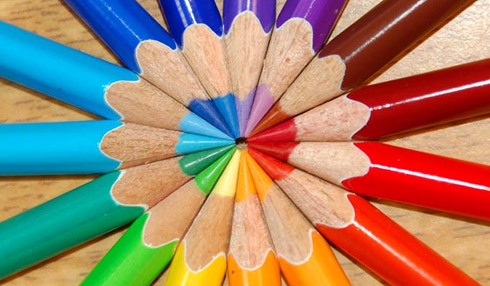
#> input picture BG.jpg, 490 x 286 px
$ python Hist.py
#> lines starting #> are read from the running program, lines starting #| are printed output that depends on the picture
import cv2

from matplotlib import pyplot as plt

img = cv2.imread('BG.jpg',0)
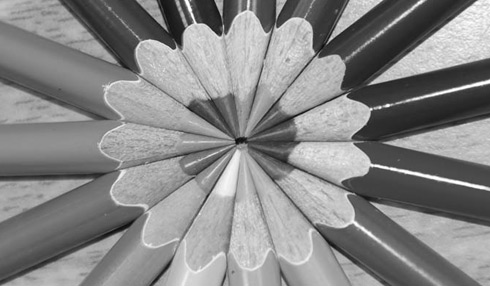
#> img: shape (286, 490); min 10, max 255, mean 135.5

histr = cv2.calcHist([img],[0],None,[256],[0,256])
#> histr = 256 values, max 1438 at index 185, min 0 at index 0, mean 547.4
cv2.imshow('input', img)
plt.plot(histr)
plt.show()
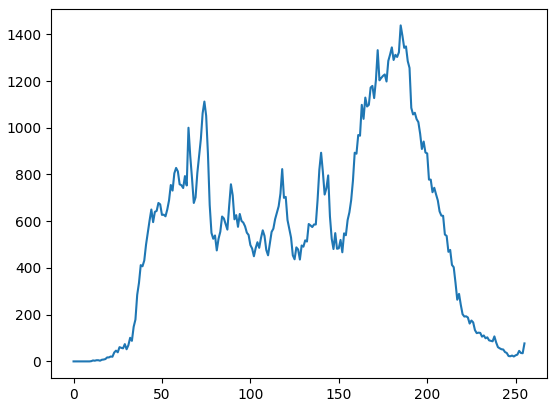
#> figure drawn by matplotlib, 1 panel; curve peaks at x = 185, y = 1438

cv2.waitKey(0);
cv2.destroyAllWindows();

$ run again, with log.jpg copied over BG.jpg
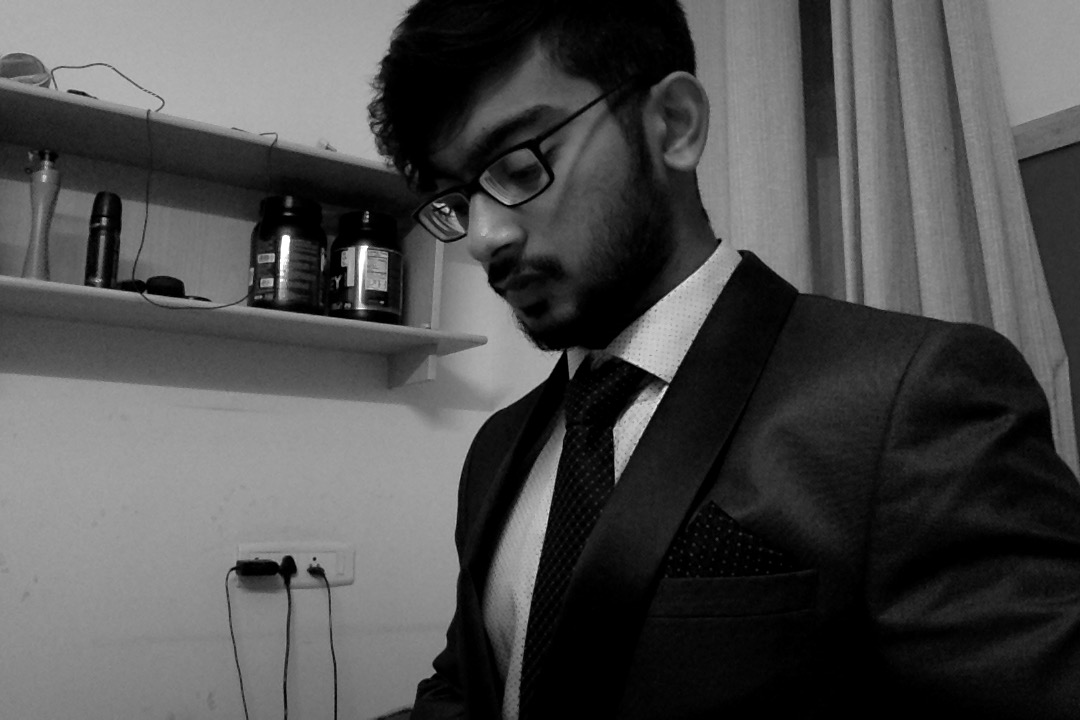
#> input picture log.jpg, 1080 x 720 px
#> img is the input picture: shape (720, 1080); min 0, max 255, mean 77.5
#> histr = 256 values, max 56117 at index 0, min 2 at index 220, mean 3037.5
#> `plt.show()`:
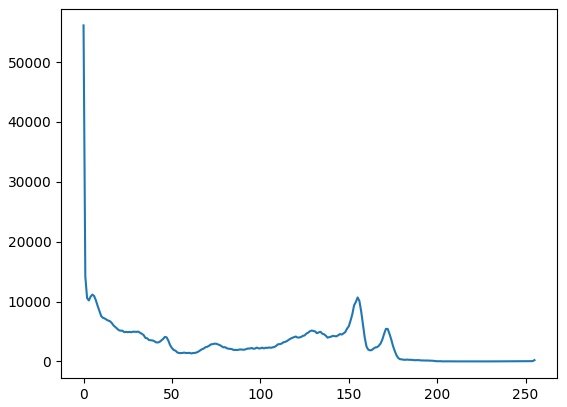
#> figure drawn by matplotlib, 1 panel; curve peaks at x = 0, y = 56117
